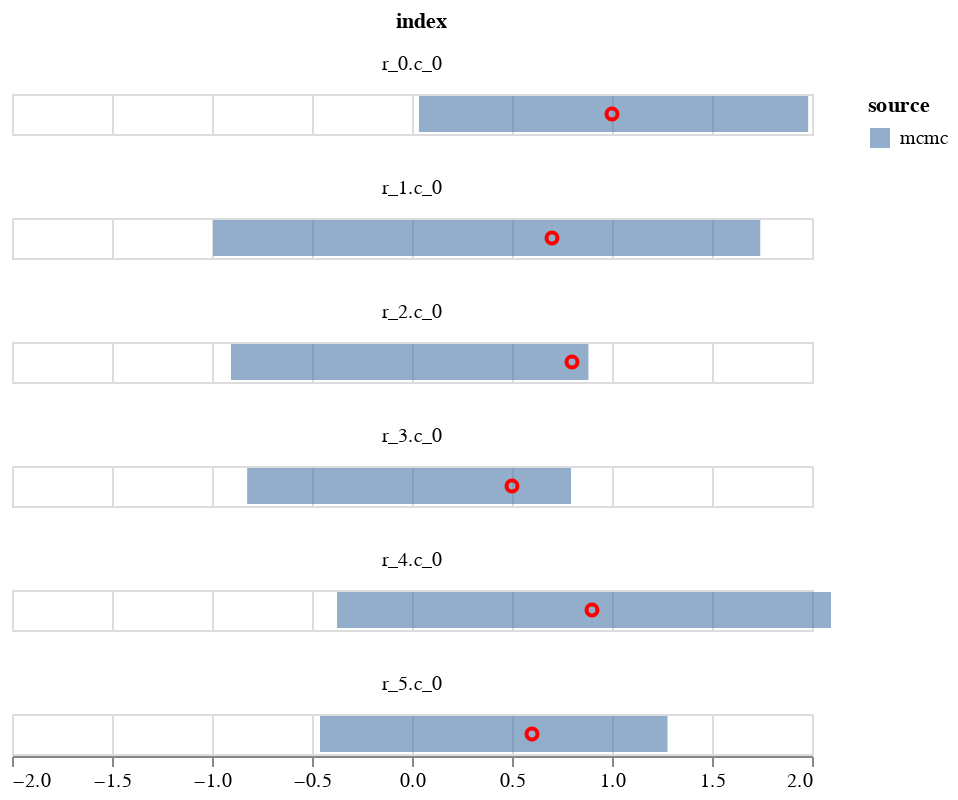

Here is the notebook cell this chart was saved with:
### Markdown cell above
## chart overlaying quantiles with real data

### Code cell
param = 'beta'
df = get_post_df(ps[param])
df_quant = df.groupby(['row', 'col'])[['value']].quantile(0.025).reset_index()
df_quant.rename({'value':'q1'}, axis=1, inplace=True)
df_quant2 = df.groupby(['row', 'col'])[['value']].quantile(0.975).reset_index()
df_quant2.rename({'value':'q2'}, axis=1, inplace=True)

df = df_quant.merge(df_quant2, on=['row', 'col'])

# simple quantile chart
df['source'] = 'mcmc'
df['index'] = 'r_' + df.row.astype(str)+'.c_'+df.col.astype(str)
df = df.loc[:,['index', 'q1', 'q2']]
df['source'] = 'mcmc'
dd = pd.DataFrame(exp_data.raw_data['beta'], columns=['data'])
dd['col'] = 0
dd['row'] = np.arange(6)
dd['index'] = 'r_' + dd.row.astype(str)+'.c_'+dd.col.astype(str)
dd = dd.loc[:,['index', 'data']]
plot_data = df.merge(dd, on=['index'])

c1 = alt.Chart(plot_data).mark_bar(opacity=0.6).encode(
    alt.X('q1', title=None,  scale=alt.Scale(domain=[-2,2])),
    alt.X2('q2', title=None),
    alt.Color('source'),    
)
    

c2 = alt.Chart(plot_data).mark_point(opacity=1, color='red').encode(
        alt.X('data', title=None),
)
(c1+c2).facet(
       'index',
    columns=1
    )

### Figure 1 — Vega-Lite specification as saved in the notebook (floating-point values rounded to 4 significant figures)
{"config": {"view": {"continuousWidth": 400, "continuousHeight": 300}}, "data": {"name": "data-4ac72a2c071df1d93939706c25cf8dca"}, "facet": {"type": "nominal", "field": "index"}, "spec": {"layer": [{"mark": {"type": "bar", "opacity": 0.6}, "encoding": {"color": {"type": "nominal", "field": "source"}, "x": {"type": "quantitative", "field": "q1", "scale": {"domain": [-2, 2]}, "title": null}, "x2": {"field": "q2", "title": null}}}, {"mark": {"type": "point", "color": "red", "opacity": 1}, "encoding": {"x": {"type": "quantitative", "field": "data", "title": null}}}]}, "columns": 1, "$schema": "https://vega.github.io/schema/vega-lite/v4.8.1.json", "datasets": {"data-4ac72a2c071df1d93939706c25cf8dca": [{"index": "r_0.c_0", "q1": 0.03483, "q2": 1.981, "source": "mcmc", "data": 1.0}, {"index": "r_1.c_0", "q1": -0.9939, "q2": 1.741, "source": "mcmc", "data": 0.7}, {"index": "r_2.c_0", "q1": -0.9052, "q2": 0.882, "source": "mcmc", "data": 0.8}, {"index": "r_3.c_0", "q1": -0.8243, "q2": 0.7952, "source": "mcmc", "data": 0.5}, {"index": "r_4.c_0", "q1": -0.3746, "q2": 2.095, "source": "mcmc", "data": 0.9}, {"index": "r_5.c_0", "q1": -0.4599, "q2": 1.278, "source": "mcmc", "data": 0.6}]}}
